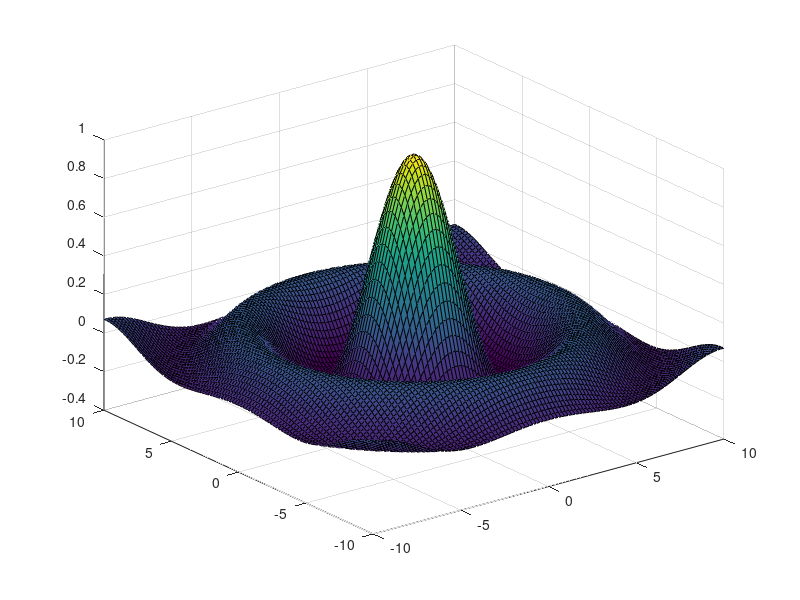

MATLAB code to generate this figure:
%Mihai Condrat, Gr. 103, Laboratorul#9, EX#04 , IntroSoftMat.

%Subpunctul e)
x = linspace(-3,3);
y = linspace(-3,3);

[X,Y] = meshgrid(x,y);

Z = X.^2/3 + 2*sin(3*Y);

Z(x.^2 + y.^2 >= 1) = NaN;

surf(X,Y,Z); %grafic in spatiu
view(0,0); %proiectie Ozx
view(90,0); %proiectie Oyz
view(0,90); %proiectie Oxy

%Subpunctul f)
x = linspace(-5,5);
y = linspace(-5,5);

[X,Y] = meshgrid(x,y);

Z = X.^2/3 + 2*sin(3*Y);

Z(x.^2 + y.^2 < 1) = NaN;
Z(x.^2 + y.^2 > 9) = NaN;

surf(X,Y,Z); %grafic in spatiu
view(0,0); %proiectie Ozx
view(90,0); %proiectie Oyz
view(0,90); %proiectie Oxy

%Subpunctul g)
x = linspace(-10,10);
y = linspace(-10,10);

[X,Y] = meshgrid(x,y);

R = sqrt(X.^2 + Y.^2);

Z = sin(R)./R;

surf(X,Y,Z); %grafic in spatiu
view(0,0); %proiectie Ozx
view(90,0); %proiectie Oyz
view(0,90); %proiectie Oxy
surf(X,Y,Z); %grafic in spatiu